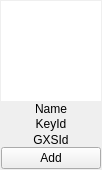
<?xml version="1.0" encoding="UTF-8"?>
<ui version="4.0">
 <class>IdentityWidget</class>
 <widget class="QWidget" name="IdentityWidget">
  <property name="geometry">
   <rect>
    <x>0</x>
    <y>0</y>
    <width>102</width>
    <height>170</height>
   </rect>
  </property>
  <layout class="QVBoxLayout" name="verticalLayout">
   <property name="spacing">
    <number>0</number>
   </property>
   <property name="margin">
    <number>1</number>
   </property>
   <item>
    <widget class="QGraphicsView" name="graphicsView">
     <property name="minimumSize">
      <size>
       <width>100</width>
       <height>100</height>
      </size>
     </property>
     <property name="maximumSize">
      <size>
       <width>100</width>
       <height>100</height>
      </size>
     </property>
     <property name="frameShape">
      <enum>QFrame::NoFrame</enum>
     </property>
     <property name="verticalScrollBarPolicy">
      <enum>Qt::ScrollBarAlwaysOff</enum>
     </property>
     <property name="horizontalScrollBarPolicy">
      <enum>Qt::ScrollBarAlwaysOff</enum>
     </property>
     <property name="sceneRect">
      <rectf>
       <x>0.000000000000000</x>
       <y>0.000000000000000</y>
       <width>100.000000000000000</width>
       <height>100.000000000000000</height>
      </rectf>
     </property>
     <property name="alignment">
      <set>Qt::AlignLeading|Qt::AlignLeft|Qt::AlignTop</set>
     </property>
    </widget>
   </item>
   <item>
    <widget class="ElidedLabel" name="labelName">
     <property name="minimumSize">
      <size>
       <width>0</width>
       <height>15</height>
      </size>
     </property>
     <property name="maximumSize">
      <size>
       <width>100</width>
       <height>16777215</height>
      </size>
     </property>
     <property name="text">
      <string>Name</string>
     </property>
     <property name="scaledContents">
      <bool>true</bool>
     </property>
     <property name="alignment">
      <set>Qt::AlignCenter</set>
     </property>
    </widget>
   </item>
   <item>
    <widget class="ElidedLabel" name="labelKeyId">
     <property name="minimumSize">
      <size>
       <width>0</width>
       <height>15</height>
      </size>
     </property>
     <property name="maximumSize">
      <size>
       <width>100</width>
       <height>16777215</height>
      </size>
     </property>
     <property name="text">
      <string>KeyId</string>
     </property>
     <property name="alignment">
      <set>Qt::AlignCenter</set>
     </property>
    </widget>
   </item>
   <item>
    <widget class="ElidedLabel" name="labelGXSId">
     <property name="minimumSize">
      <size>
       <width>0</width>
       <height>15</height>
      </size>
     </property>
     <property name="maximumSize">
      <size>
       <width>100</width>
       <height>16777215</height>
      </size>
     </property>
     <property name="text">
      <string>GXSId</string>
     </property>
     <property name="alignment">
      <set>Qt::AlignCenter</set>
     </property>
    </widget>
   </item>
   <item>
    <widget class="QPushButton" name="pbAdd">
     <property name="text">
      <string>Add</string>
     </property>
    </widget>
   </item>
  </layout>
 </widget>
 <customwidgets>
  <customwidget>
   <class>ElidedLabel</class>
   <extends>QLabel</extends>
   <header location="global">gui/common/ElidedLabel.h</header>
   <container>1</container>
  </customwidget>
 </customwidgets>
 <resources>
  <include location="../images.qrc"/>
 </resources>
 <connections/>
</ui>
